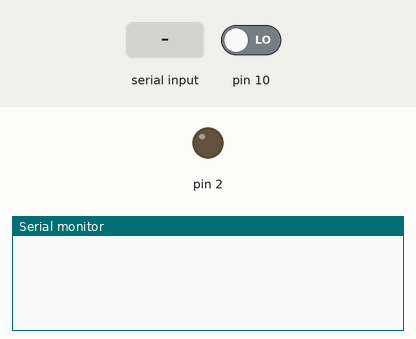
Bench run of a sketch on a simulated Arduino Uno, built with avr-gcc and run on an emulated ATmega328P. Parts: output pins drawn as LEDs (lit = HIGH), the last lines printed to the serial monitor. The inputs (shaded band) are chosen by the test bench; at power-on: pin 10 LOW.

Above: at 1.2 s.
1.3 s: pin 10 driven HIGH
At 1.9 s:
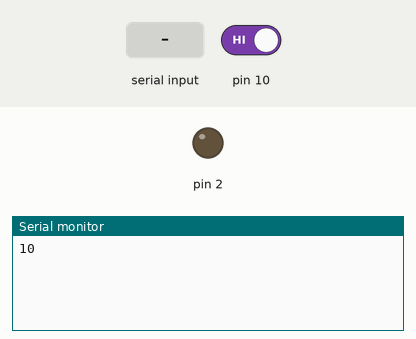
2.8 s: "12\n" received over Serial
At 3.1 s:
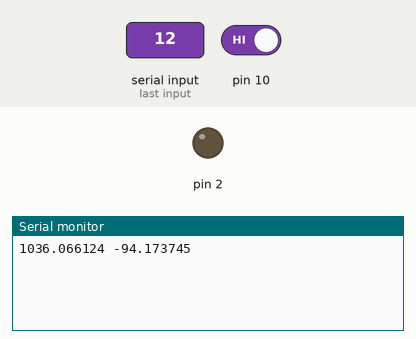

The sketch:

ArduinoCode.ino
```cpp
#include <stdlib.h>

void setup()
{
  // put your setup code here, to run once:
  pinMode(2, OUTPUT);
  pinMode(10, INPUT);
  pinMode(9, INPUT);
  pinMode(11, INPUT);
  digitalWrite(2, LOW);
  Serial.begin(9600);
}

boolean hasWrit = false;
boolean pyAck = false;
boolean discovered = false;
String lat = "36.066124";
String lon = "-94.173745";
void loop()
{

  if (!hasWrit && pyAck) {
    Serial.write(lat.c_str());
    Serial.write(" ");
    Serial.write(lon.c_str());
    hasWrit = true;
  }
  //if serial connection
  if (Serial.available() > 0)
  {
    //Serial.print("available");

    //int readIn = (int) (Serial.read() - 48);
    int readIn = Serial.parseInt();
    //Serial.println(readIn);
    if (readIn == 12) {
      pyAck = true;
    } else if (hasWrit) {
      digitalWrite((readIn / 2)+2, (uint8_t)readIn % 2);
    }
   } //end serial

   if (!discovered && digitalRead(10) == HIGH) {
     char outPinNum[3];
     sprintf(outPinNum, "%d", 10);
     Serial.write(outPinNum);
     discovered = true;
   }
}
```

Measured:
- after the input at 1.3 s, the serial monitor: prints a new line at once (image 1)
- after the input at 2.8 s, the serial monitor: prints a new line at once (image 2)
